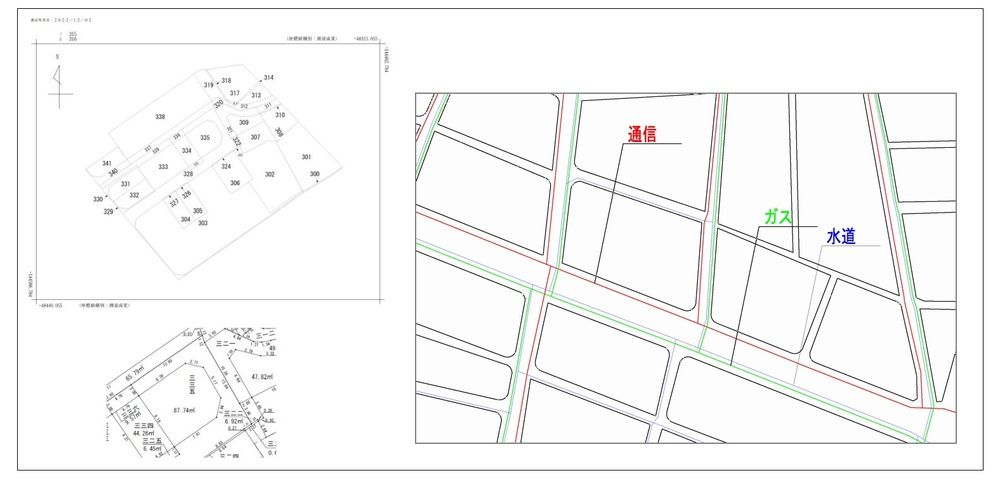
#> input picture map_coord_detect/test_data/input/test_1.jpg, 1000 x 487 px, shrunk from 1576 x 768 before the run
$ jupyter execute remove_rectangle.ipynb
#> lines starting #> are read from the running program, lines starting #| are printed output that depends on the picture; after the words box and inside, x2 and y2 are one past the last pixel; in counts of white or black regions, pixels touching at a corner belong together
[cell 1]
import cv2
import numpy as np

def remove_three_borders_with_dilation(image_path, output_path):
    """
    階層構造を考慮して3つの枠を検出し、膨張処理を加えて確実に除去する関数
    """
#> called with image_path = '../test_data/input/test_1.jpg', output_path = '../test_data/input/test_2.png'
    # 画像の読み込み
    img = cv2.imread(image_path)
#> img is the input picture: shape (487, 1000, 3); mean B, G, R 246.8, 247.2, 247
    if img is None:
        raise ValueError("画像を読み込めませんでした")

    # 画像のコピーを作成
    result = img.copy()
    debug_img = img.copy()

    # グレースケールに変換
    gray = cv2.cvtColor(img, cv2.COLOR_BGR2GRAY)

    # 二値化処理
    _, binary = cv2.threshold(gray, 250, 255, cv2.THRESH_BINARY_INV)
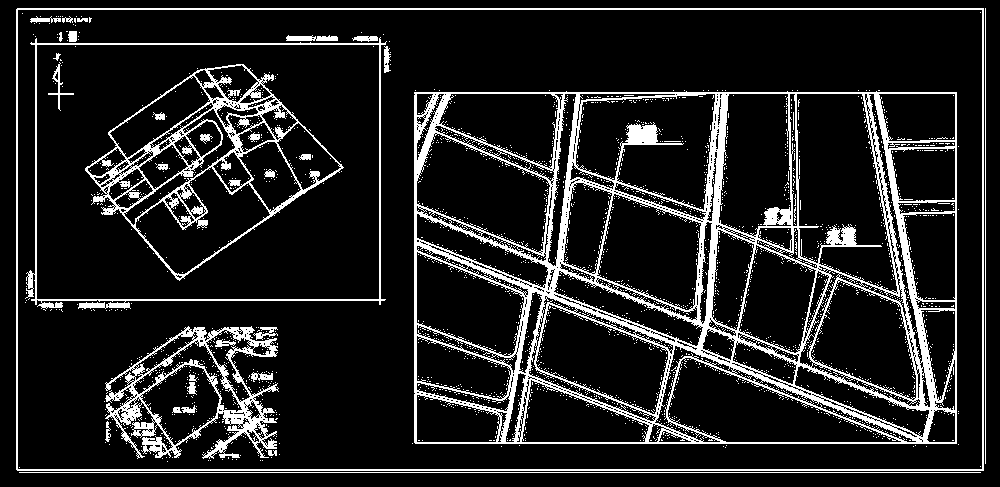
#> binary: shape (487, 1000); 13.3% white; 2277 white regions (2245 under 20 px)

    # 輪郭検出（階層構造を保持）
    contours, hierarchy = cv2.findContours(binary, cv2.RETR_TREE, cv2.CHAIN_APPROX_SIMPLE)
#> contours = 3701 contours, 3459 with area under 20; largest, box (x1, y1, x2, y2) and area: (16, 8, 984, 471) 446753, (17, 9, 983, 470) 443898, (414, 91, 957, 444) 190244, (25, 37, 387, 309) 89090, (36, 44, 380, 300) 87463

    # 画像の面積を計算
    image_area = img.shape[0] * img.shape[1]
#> image_area = 487000

    def is_rectangle(contour, min_area_ratio):
        area = cv2.contourArea(contour)
        if area < image_area * min_area_ratio:
            return False
        epsilon = 0.02 * cv2.arcLength(contour, True)
        approx = cv2.approxPolyDP(contour, epsilon, True)
        return len(approx) == 4

    # 枠の候補を保存
    border_candidates = []

    if hierarchy is not None:
        hierarchy = hierarchy[0]
        for i, (contour, h) in enumerate(zip(contours, hierarchy)):
            if is_rectangle(contour, 0.01):
                area = cv2.contourArea(contour)
                border_candidates.append({
                    'contour': contour,
                    'area': area,
                    'parent': h[3],
                    'index': i
                })
#> this loop made 3701 passes
#> (h, epsilon in is_rectangle, approx in is_rectangle) on passes 3 to 4: ([-1, 1, 3, -1], 57.14, [[16, 9], [17, 470], [983, 470], [983, 8]]), ([-1, -1, 4, 2], 56.95, [[17, 10], [981, 9], [982, 468], [18, 469]])
#> after the loop, border_candidates = 14 items

    # 面積でソート
    border_candidates.sort(key=lambda x: x['area'], reverse=True)

    # 最大3つの適切な枠を選択
    selected_borders = []
    used_indices = set()

    for candidate in border_candidates:
        if candidate['index'] in used_indices:
            continue
        if candidate['parent'] != -1 and candidate['parent'] in used_indices:
            continue
        selected_borders.append(candidate['contour'])
        used_indices.add(candidate['index'])
        if len(selected_borders) == 3:
            break
#> this loop made 4 passes
#> after the loop, selected_borders = 3 contours; box (x1, y1, x2, y2) and area: (16, 8, 984, 471) 446753, (414, 91, 957, 444) 190244, (25, 37, 387, 309) 89090; used_indices = 3 items

    # デバッグ用に検出した枠を描画
    colors = [(255, 0, 0), (0, 255, 0), (0, 0, 255)]
    for i, border in enumerate(selected_borders):
        color = colors[i % len(colors)]
        cv2.drawContours(debug_img, [border], -1, color, 2)
        M = cv2.moments(border)
        if M["m00"] != 0:
            cx = int(M["m10"] / M["m00"])
            cy = int(M["m01"] / M["m00"])
            area = cv2.contourArea(border)
            cv2.putText(debug_img, f"{i+1}: {area:.0f}", (cx-50, cy),
                       cv2.FONT_HERSHEY_SIMPLEX, 0.5, color, 2)
#> this loop made 3 passes
#> (color, cx, cy, area) on passes 1 to 3: ((255, 0, 0), 499, 239, 446753), ((0, 255, 0), 685, 267, 190243.5), ((0, 0, 255), 206, 172, 89090)
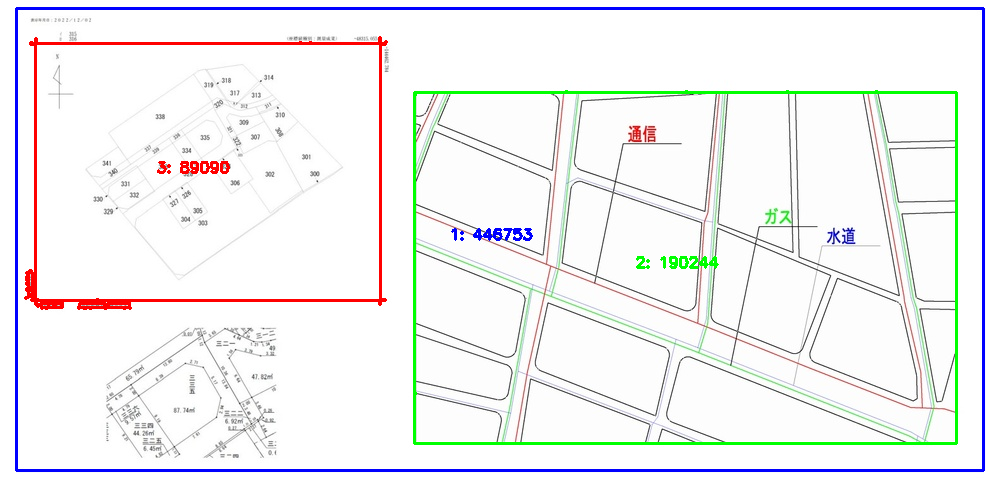
#> debug_img: shape (487, 1000, 3); 4.12% of pixels changed, all inside (x1, y1, x2, y2) = (15, 7, 985, 472)

    # デバッグ画像を保存
    cv2.imwrite('detected_borders_final.jpg', debug_img)

    # 枠を除去する関数
    def remove_border(img, contour, kernel_size=3, iterations=1):
        # マスクを作成
        mask = np.zeros(img.shape[:2], dtype=np.uint8)
        cv2.drawContours(mask, [contour], -1, 255, 2)

        # マスクを膨張させる
        kernel = np.ones((kernel_size, kernel_size), np.uint8)
        dilated_mask = cv2.dilate(mask, kernel, iterations=iterations)

        # マスク領域を白で塗りつぶす
        img[dilated_mask > 0] = [255, 255, 255]

    # 検出した各枠に対して除去処理を実行
    for border in selected_borders:
        # 外側の枠
        if cv2.contourArea(border) > image_area * 0.5:
            remove_border(result, border, kernel_size=5, iterations=2)
        # 内側の枠
        else:
            remove_border(result, border, kernel_size=3, iterations=1)
#> this loop made 3 passes
#> pass 1, in remove_border, `dilated_mask = cv2.dilate(mask, kernel, iterations=iterations)`:
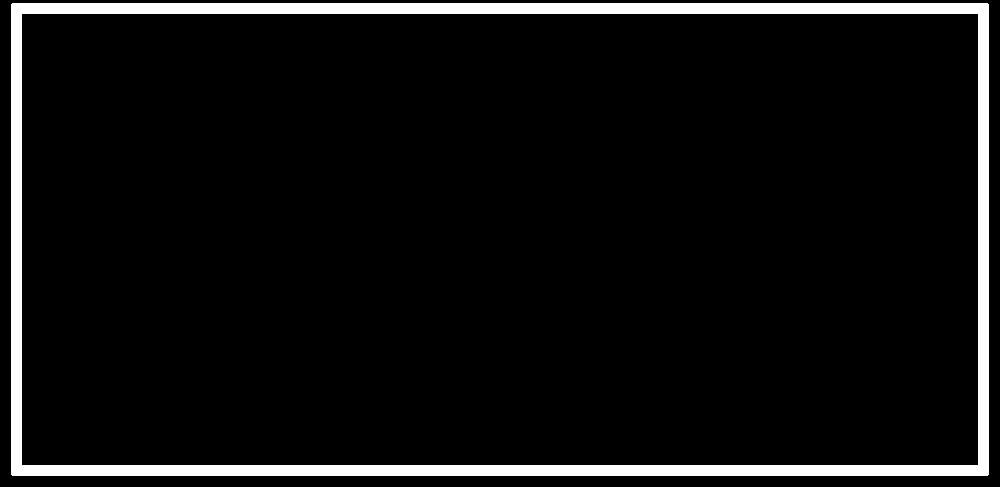
#> dilated_mask: shape (487, 1000); 6.5% white; 1 white region, box (x1, y1, x2, y2) and area: (11, 3, 989, 476) 31434
#> pass 2, in remove_border (call 2), `dilated_mask = cv2.dilate(mask, kernel, iterations=iterations)`:
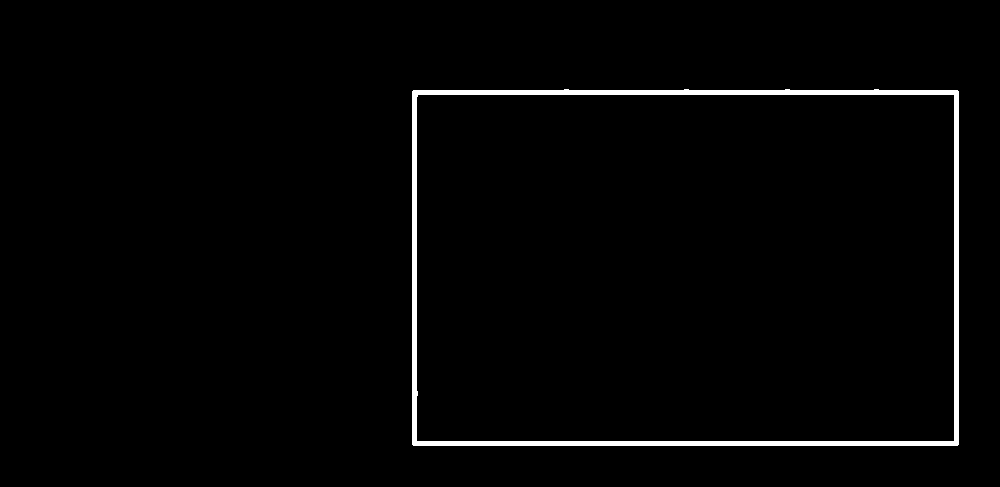
#> dilated_mask: shape (487, 1000); 1.8% white; 1 white region, box (x1, y1, x2, y2) and area: (412, 89, 959, 446) 8953
#> pass 3, in remove_border (call 3), `dilated_mask = cv2.dilate(mask, kernel, iterations=iterations)`:
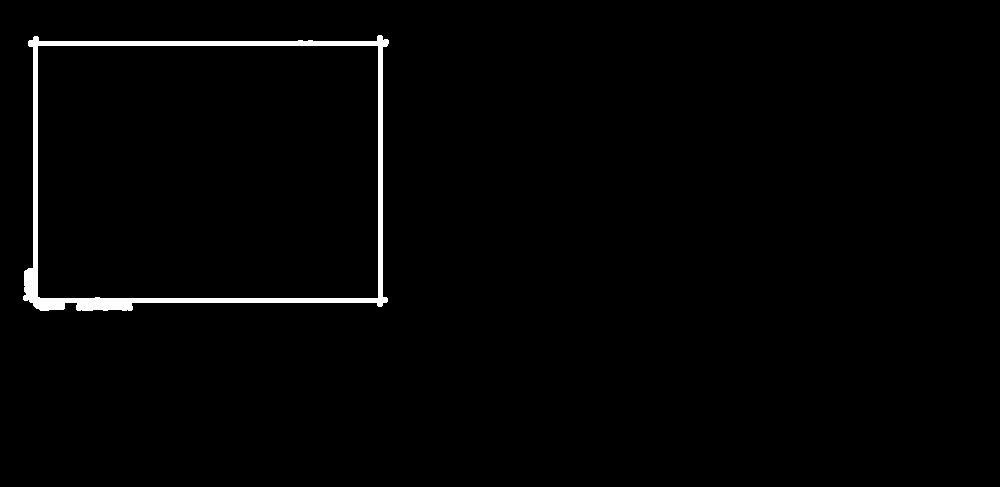
#> dilated_mask: shape (487, 1000); 1.5% white; 1 white region, box (x1, y1, x2, y2) and area: (23, 35, 389, 311) 7160
#> after the loop:
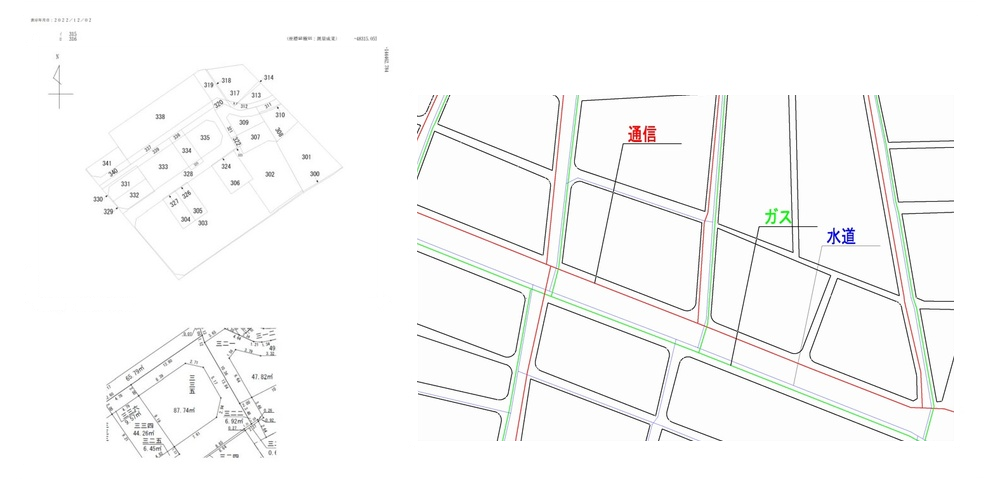
#> result: shape (487, 1000, 3); 4.28% of pixels changed, all inside (x1, y1, x2, y2) = (16, 3, 988, 476)

    # 結果を保存
    cv2.imwrite(output_path, result)

    print(f"検出された枠の数: {len(selected_borders)}")
#| 検出された枠の数: 3
    for i, border in enumerate(selected_borders):
        area = cv2.contourArea(border)
        print(f"枠 {i+1}: 面積 = {area:.0f}")
#> this loop made 3 passes
#> area on passes 1 to 3: 446753, 190243.5, 89090
#| 枠 1: 面積 = 446753
#| 枠 2: 面積 = 190244
#| 枠 3: 面積 = 89090

    return result

def main():
    input_path = '../test_data/input/test_1.jpg'
    output_path = '../test_data/input/test_2.png'

    try:
        result = remove_three_borders_with_dilation(input_path, output_path)
        print(f"処理が完了しました。")
        print(f"結果画像: {output_path}")
        print(f"検出された枠の確認用画像: detected_borders_final.jpg")

    except Exception as e:
        print(f"エラーが発生しました: {str(e)}")

if __name__ == "__main__":
    main()

$ run again, with map_coord_detect/test_data/input/test_3.jpg copied over map_coord_detect/test_data/input/test_1.jpg
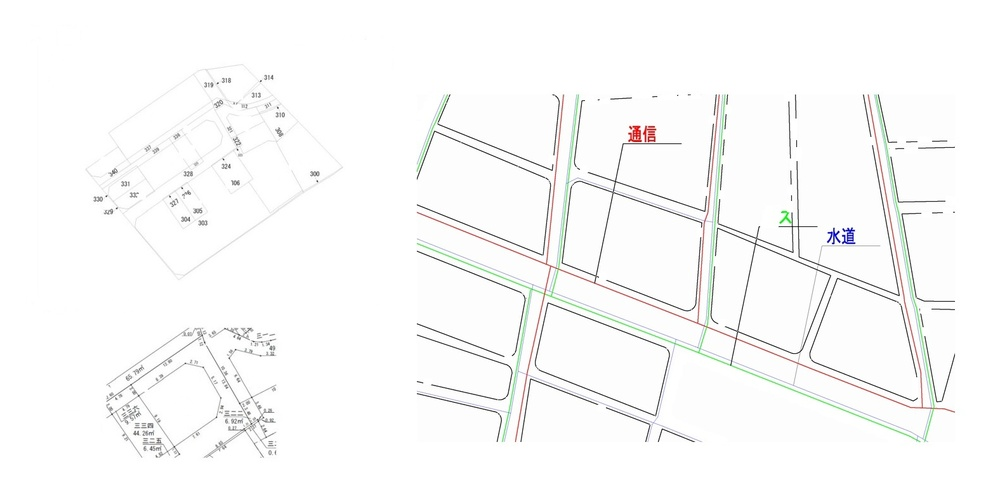
#> input picture map_coord_detect/test_data/input/test_3.jpg, 1000 x 487 px, shrunk from 1576 x 768 before the run
#> in remove_three_borders_with_dilation, img is the input picture: shape (487, 1000, 3); mean B, G, R 249.5, 249.8, 249.7
#> in remove_three_borders_with_dilation, `_, binary = cv2.threshold(gray, 250, 255, cv2.THRESH_BINARY_INV)`:
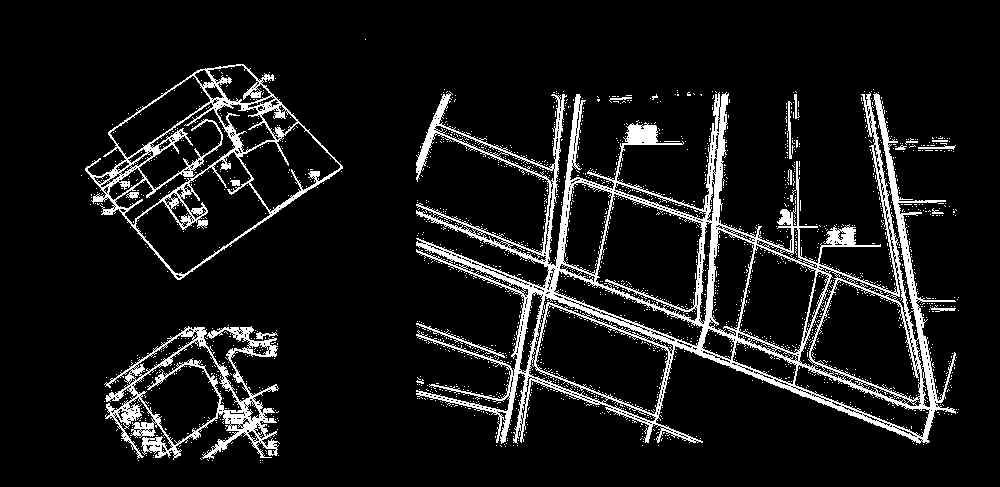
#> binary: shape (487, 1000); 9.4% white; 2031 white regions (2013 under 20 px)
#> contours = 3393 contours, 3212 with area under 20; largest, box (x1, y1, x2, y2) and area: (416, 91, 956, 444) 78028, (85, 64, 343, 280) 29962, (104, 326, 280, 460) 11666, (595, 193, 703, 311) 8486, (535, 303, 669, 415) 8454
#> the loop in remove_three_borders_with_dilation, `for i, (contour, h) in enumerate(zip(contours, hierarchy)):` made 3393 passes
#> after the loop in remove_three_borders_with_dilation, `for i, (contour, h) in enumerate(zip(contours, hierarchy)):`: border_candidates = 4 items
#> the loop in remove_three_borders_with_dilation, `for candidate in border_candidates:` made 3 passes
#> after the loop in remove_three_borders_with_dilation, `for candidate in border_candidates:`: selected_borders = 3 contours; box (x1, y1, x2, y2) and area: (595, 193, 703, 311) 8486, (535, 303, 669, 415) 8454, (810, 279, 921, 401) 8005; used_indices = 3 items
#> the loop in remove_three_borders_with_dilation, `for i, border in enumerate(selected_borders):` made 3 passes
#> (color, cx, cy, area) on passes 1 to 3: ((255, 0, 0), 650, 252, 8486), ((0, 255, 0), 601, 358, 8454.5), ((0, 0, 255), 866, 340, 8005)
#> the loop in remove_three_borders_with_dilation, `for border in selected_borders:` made 3 passes
#> after the loop in remove_three_borders_with_dilation, `for border in selected_borders:`:
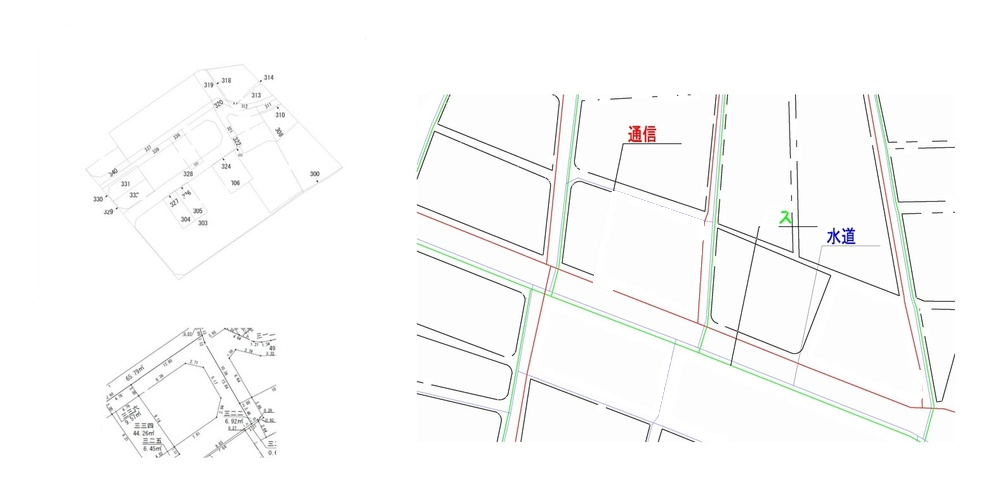
#> result: shape (487, 1000, 3); 1.42% of pixels changed, all inside (x1, y1, x2, y2) = (533, 191, 923, 417)
#| 検出された枠の数: 3
#> the loop in remove_three_borders_with_dilation, `for i, border in enumerate(selected_borders):` made 3 passes
#> (printed output is left out)
